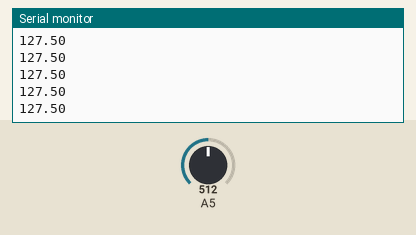
Recording of a sketch running on a simulated Arduino Uno, built with avr-gcc and run on an emulated ATmega328P. On the bench: the last lines printed to the serial monitor. The test bench sets the inputs (shaded band); at power-on: A5 = 512.

Above: at 0.8 s.
0.9 s: A5 set to 716
At 1.9 s:
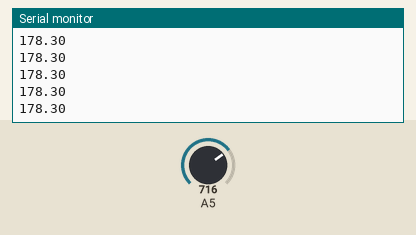
2.4 s: A5 set to 900
At 2.9 s:
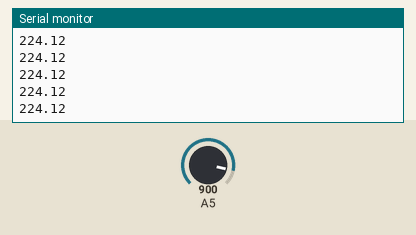
Timing chart, 0 to 5.4 s (numbered marks = the images above; inputs shaded):
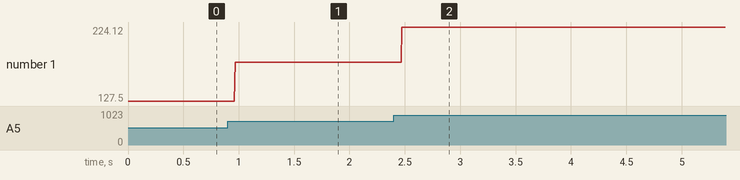

Measured:
- after the input at 0.9 s, the serial monitor: prints a new line after 0.07 s (image 1)
- after the input at 2.4 s, the serial monitor: prints a new line after 0.07 s (image 2)
- plotted number 1: 127.5 → 178.3 after the input at 0.9 s, 178.3 → 224.1 after the input at 2.4 s

The sketch:

ADC_avr_1.ino
```cpp
#include<avr/io.h>
#define UBBRVal 100

int main()
{

  Serial.begin(9600);
  ADCSRA |= (1<<ADEN) | (1<<ADPS2) |  (1<<ADPS0) ;
ADMUX |= (1<<REFS0)| (1<<ADLAR)|(1<<MUX2)|(1<<MUX0);


//  UBRR0H |= (unsigned char)(UBBRVal>>8);    //temp
//  UBRR0L |= (unsigned char)UBBRVal;          //temp


  /*Enable receiver and transmitter */
  //UCSR0B = (1<<RXEN0)|(1<<TXEN0);

    /* Set frame format: 8data, 2stop bit */
  //UCSR0C = (1<<USBS0)|(3<<UCSZ00);


//  UCSR0B |= (1<<TXEN0) ;          //temp
//      UCSR0C |= (1<<UPM01) | (1<<UPM00) | (1<<USBS0) | (1<<UCSZ01) | (1<<UCSZ00) ;      //temp


   while(1)
  {

    ADCSRA |= (1<<ADSC) ;
    while(ADCSRA & (1<<ADSC));
    float X;
    X=(float)ADC;
    Serial.println(X*255/65535);


    // while (    !(  UCSR0A & (1<<UDRE0) )    );
    /* Put data into buffer, sends the data */
  //  UDRn = data;


        //Wait until the Transmitter is ready
//    while (! (UCSR0A & (1 << UDRE0)) );         //temp

//     UDR0 = X ;           //temp


  }


}
```
